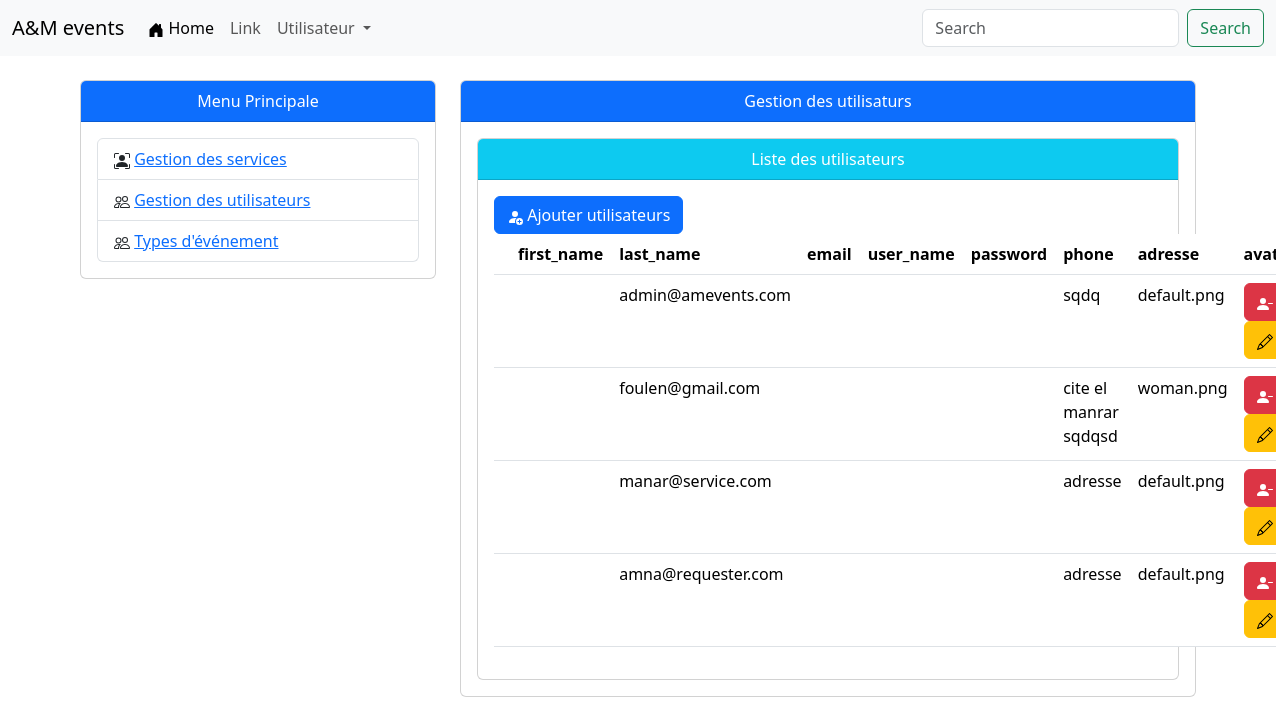
The page /___admin/utilisateurs/listee.php on the database its author committed.
### tables this page shows
CREATE TABLE `utilisateurs` (
  `id` int(11) NOT NULL,
  `prenom` varchar(20) NOT NULL,
  `nom` varchar(20) NOT NULL,
  `email` varchar(20) NOT NULL,
  `type_utilisateur` enum('role_admin','role_prestataire','role_client','') NOT NULL,
  `mot_de_passe` varchar(255) NOT NULL,
  `telephone` int(11) NOT NULL,
  `adresse` text NOT NULL,
  `avatar` varchar(255) NOT NULL DEFAULT 'default.png',
  `statut` enum('en_verification','bloquer','active','') NOT NULL DEFAULT 'en_verification'
);

### ___admin/utilisateurs/listee.php (the view, shortened to what this page needs)
<?php include_once('../../header.php'); ?>
<?php include_once('../../navbar.php'); ?>
<div class="container">
    <div class="row mt-4">
        <div class="col-4">
            <div class="card">
                <div class="card-header text-center bg-primary text-white">Menu Principale</div>
                <div class="card-body">
                    <?php
                    include_once('../shared/menu.php');
                    ?>
                </div>
            </div>
        </div>
        <div class="col-8">
            <div class="card">
                <div class="card-header text-center bg-primary text-white">Gestion des utilisaturs</div>
                <div class="card-body">
                    <div class="row">
                        <div class="col">
                            <div class="card">
                                <div class="card-header  text-center bg-info text-white">Liste des utilisateurs</div>
                                <div class="card-body">
                                    <a href="../utilisateurs/ajouterr.php" class="btn btn-primary"> Ajouter utilisateurs</a>
                                    <table class="table table-hover">
                                        <thead>
                                            <tr>
                                                <th></th>
                                                <th>first_name</th>
                                                <th>last_name</th>
                                                <th>email</th>
                                                <th>user_name</th>
                                                <th>password</th>
                                                <th>phone</th>
                                                <th>adresse</th>
                                                <th>avatar</th>
                                            </tr>
                                        </thead>
                                        <tbody>
                                            <?php
                                            $con = mysqli_connect('localhost', 'root', '', 'db_events');
                                            $select = "SELECT * FROM utilisateurs";
                                            $results = mysqli_query($con, $select);
                                            foreach ($results as $users) {
                                            ?>
                                                <tr>
                                                    <td><?= $users['first_name'] ?></td>
                                                    <td><?= $users['last_name'] ?></td>
                                                    <td><?= $users['email'] ?></td>
                                                    <td><?= $users['user_name'] ?></td>
                                                    <td><?= $users['password'] ?></td>
                                                    <td><?= $users['phone'] ?></td>
                                                    <td><?= $users['adresse'] ?></td>
                                                    <td><?= $users['avatar'] ?></td>
                                                    <td>
                                                        <a href="../utilisateurs/supprimerr.php?id=<?= $users['id'] ?>" class="btn btn-danger"><svg xmlns="http://www.w3.org/2000/svg" width="16" height="16" fill="currentColor" class="bi bi-person-dash-fill" viewBox="0 0 16 16">
                                                                <path fill-rule="evenodd" d="M11 7.5a.5.5 0 0 1 .5-.5h4a.5.5 0 0 1 0 1h-4a.5.5 0 0 1-.5-.5" />
                                                                <path d="M1 14s-1 0-1-1 1-4 6-4 6 3 6 4-1 1-1 1zm5-6a3 3 0 1 0 0-6 3 3 0 0 0 0 6" />
                                                            </svg></a>
                                                        <a href="../utilisateurs/modifierr.php?id=<?= $users['id'] ?>" class="btn btn-warning"></a>
                                                    </td>
                                                </tr>
                                                <?php
                                                }
                                           ?>
                                        </tbody>
                                    </table>
                                </div>
                            </div>
                        </div>
                    </div>
                </div>
            </div>
        </div>
    </div>
</div>
<?php include_once('../../footer.php'); ?>

### rows shown on the page
utilisateurs: email "admin@amevents.com", adresse "sqdq", avatar "default.png"
utilisateurs: email "foulen@gmail.com", adresse "cite el manrar sqdqsd", avatar "woman.png"
utilisateurs: email "manar@service.com", adresse "adresse", avatar "default.png"
utilisateurs: email "amna@requester.com", adresse "adresse", avatar "default.png"
